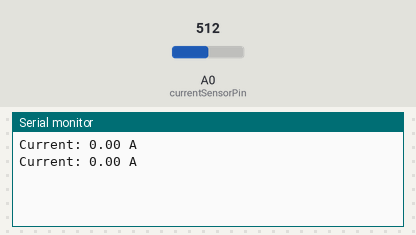
Recording of a sketch running on a simulated Arduino Uno, built with avr-gcc and run on an emulated ATmega328P. Shown: the last lines printed to the serial monitor. The inputs (shaded band) are chosen by the test bench; at power-on: A0 (currentSensorPin) = 512.

Above: at 1.7 s.
1.8 s: A0 (currentSensorPin) set to 716
At 3.2 s:
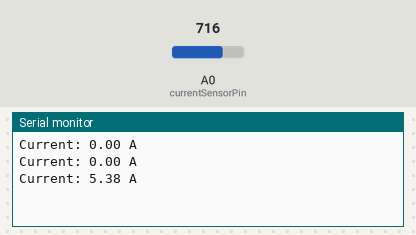
3.3 s: A0 (currentSensorPin) set to 900
At 5.7 s:
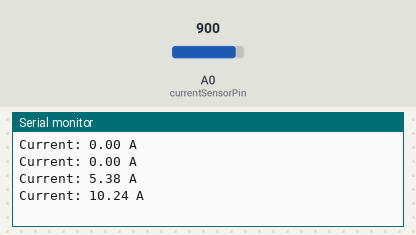
Timing chart, 0 to 7.2 s (numbered marks = the images above; inputs shaded):
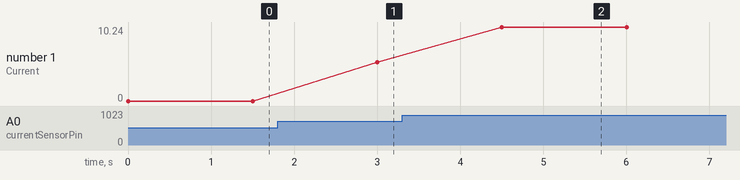

Measured:
- after the input at 1.8 s, the serial monitor: prints a new line after 1.2 s (image 1)
- after the input at 3.3 s, the serial monitor: prints a new line after 1.2 s (image 2)
- plotted number 1: 0 → 5.38 after the input at 1.8 s, 5.38 → 10.24 after the input at 3.3 s

The sketch:

12_Tertanam_BasicTask.ino
```cpp
#include <Arduino_FreeRTOS.h>

// Mendifinisikan task yang akan dikerjakan
void Task_readCurrent(void *param);
void Task_displayCurrent(void *param);

TaskHandle_t TaskHandle_ReadCurrent;
TaskHandle_t TaskHandle_DisplayCurrent;

int currentSensorPin = A0;
float currentAmps;

void setup() {
  Serial.begin(9600);

  // prioritas yang tinggi akan dijalankan terlebih dahulu
  xTaskCreate(Task_readCurrent, "ReadCurrent", 100, NULL, 1, &TaskHandle_ReadCurrent);
  xTaskCreate(Task_displayCurrent, "DisplayCurrent", 100, NULL, 2, &TaskHandle_DisplayCurrent);
}

void loop() {
  // jangan simpan code di sini
}

// - Task membaca arus listrik - //
void Task_readCurrent(void *param) {
  (void) param;
  TickType_t getTick;
  getTick = xTaskGetTickCount(); // mengambil sistem detak dari OS

  while(1) {
    // Baca nilai arus menggunakan sensor ACS712
    int sensorValue = analogRead(currentSensorPin);

    // Konversi nilai analog ke nilai arus dalam ampere
    currentAmps = (sensorValue - 512.0) / 1024.0 * 5.0 / 0.185;

    // Delay 1 detik
    vTaskDelayUntil(&getTick, 1000 / portTICK_PERIOD_MS);
  }
}

// - Task menampilkan nilai arus listrik - //
void Task_displayCurrent(void *param) {
  (void) param;

  while(1) {
  // Tampilkan nilai arus pada Serial Monitor
  Serial.print("Current: ");
  Serial.print(currentAmps);
  Serial.println(" A");
  vTaskDelay(100); // Delay 100 milidetik
  }
}
```
